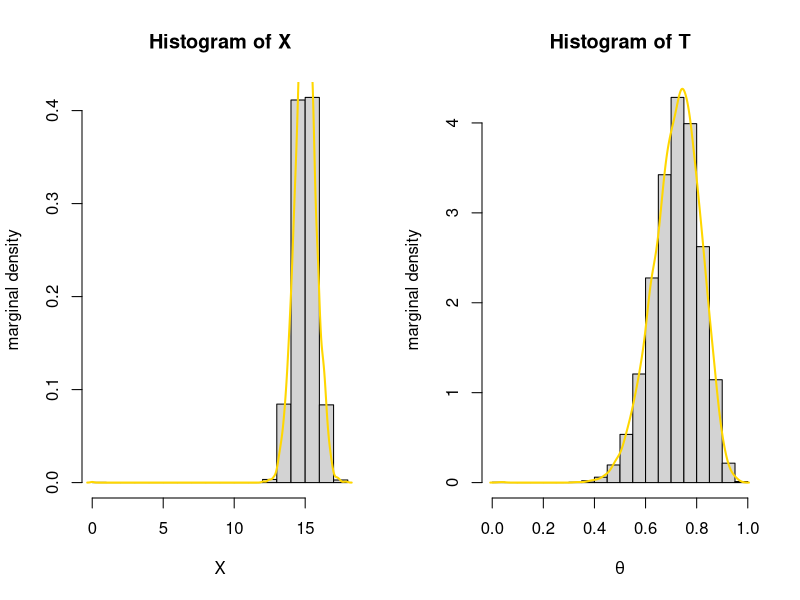
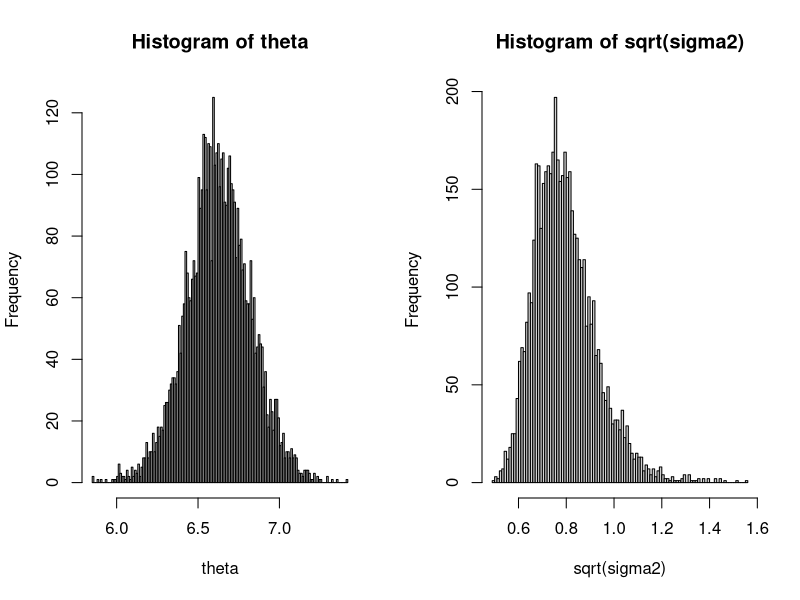

Source code (R) for these figures, in order:
## ---- chunk 1
knitr::opts_chunk$set(echo = TRUE)
## ---- chunk 2
Nsim <- 5000
n <- 15
a <- 3
b <- 7

X <- T <- array(0, dim = c(Nsim, 1))
T[1] <- rbeta(1, a, b)
X[1] <- rbinom(1, n, T[1])

for (i in 2:Nsim) {
  X[i] <- rnorm(1, n, T[i-1])
  T[i] <- rbeta(1, X[i] + a, n - X[i] + b)
}
## ---- chunk 3
par(mfrow = c(1, 2))
hist(X,  xlab = "X", freq = F, ylab = "marginal density")
lines(density(X), col = "gold", lwd = 2)

hist(T, freq = F, xlab = expression(theta), ylab = "marginal density")
lines(density(T), col = "gold", lwd = 2)
## ---- chunk 4
x <- c(91,504,557,609,693,727,764,803,857,929,970,1043,1089,1195,1384,1713)  # data
x <- log(x)

a <- 3; b <- 3; theta_0 <- 5; tau2 <- 10   # specified values for hyper parameters

xbar <- mean(x)
n <-length(x)
Nsim <- 5000

sigma2 <- theta <- rep(0, Nsim)                     # inti arrays

sigma2[1] <- 1 / rgamma(1, shape = a, rate = b)     # initializae sigma2
B <- sigma2[1] / (sigma2[1] + n * tau2) 
theta[1] <- rnorm(1, mean = B * theta_0 + (1 - B) * xbar, sd = sqrt(B * tau2)) # init theta

for (i in 2:Nsim) {
  B <- sigma2[i - 1] / (sigma2[i - 1] + n * tau2)
  theta[i] <- rnorm(1, mean = B * theta_0 + (1 - B) * xbar, sd = sqrt(B * tau2))
  Ra <- sum((x - theta[i])^2)
  sigma2[i] <- 1 / rgamma(1, shape = n / 2 + a, rate = 0.5 * Ra + b)
}

## ---- chunk 5
xbar  # 6.631066  
var(x)   # 0.4267377
sd(x)   # 0.6532516

## ---- chunk 6
mean(theta)         # 6.624194
mean(sigma2)        # 0.6483523
mean(sqrt(sigma2))  # 0.7951903



par(mfrow = c(1, 2))

hist(theta, breaks = 150)
hist(sqrt(sigma2), breaks = 150)
#hist(log(theta), ylab = "posterior density of log(theta)")
#hist(log(sqrt(sigma2)), ylab = "posteior density of log(sigma)")
